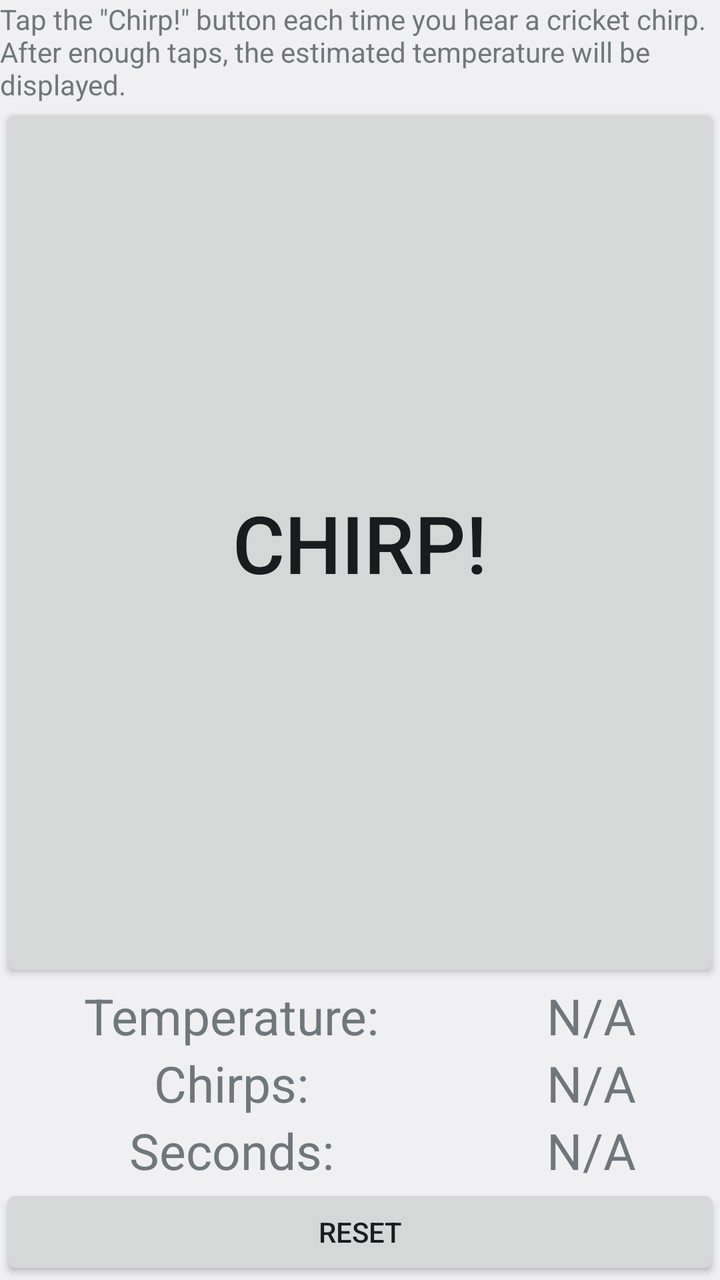
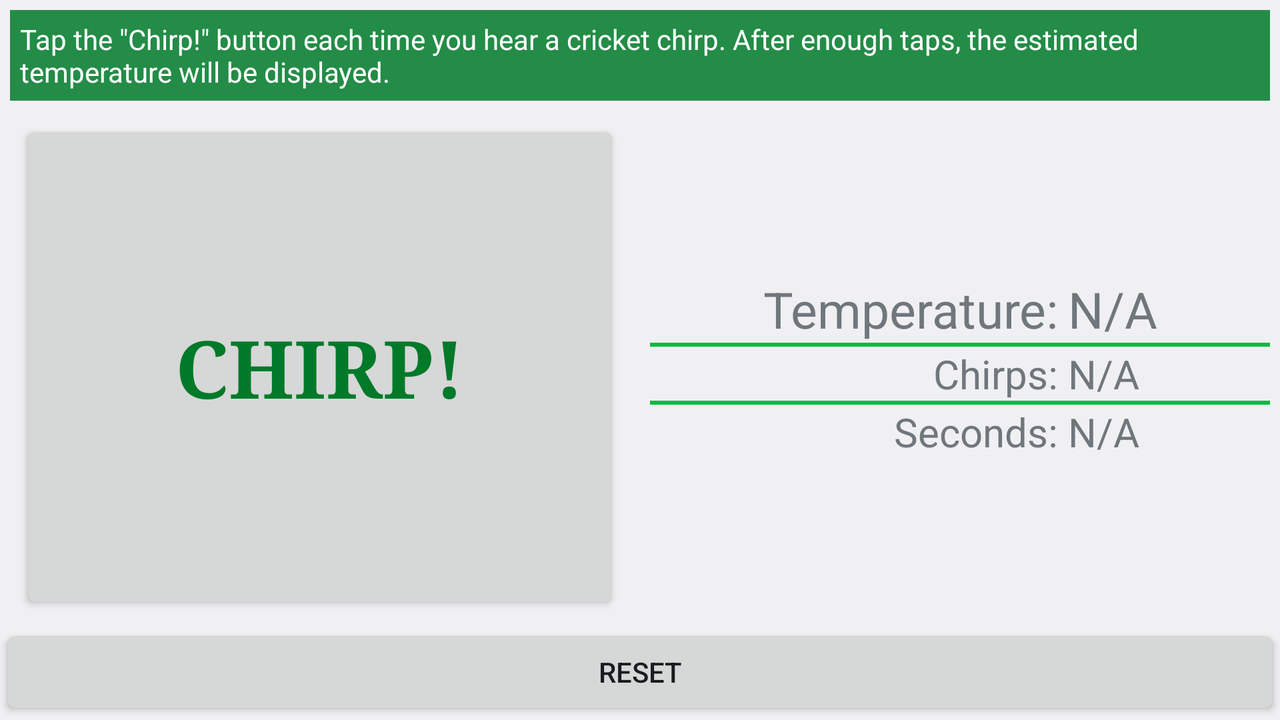

Compare how this app lays out the same screen by default and in its alternative resource folder. The renders come first, then the two layout files and the values they reference.
<!-- AndroidManifest.xml: application theme Theme.Lighttheme -->
<!-- res/layout/main.xml -->
<?xml version="1.0" encoding="utf-8"?>
<LinearLayout xmlns:android="http://schemas.android.com/apk/res/android"
    android:orientation="vertical"
    android:layout_width="fill_parent"
    android:layout_height="fill_parent"
    >
    
<TextView  
    android:layout_width="fill_parent" 
    android:layout_height="wrap_content" 
    android:text="@string/hello"
    android:layout_weight="0"
    />
<Button
	android:text="@string/chirpbutton"
	android:id="@+id/chirpbutton"
	android:layout_height="wrap_content"
	android:layout_width="fill_parent"
	android:layout_weight="1"
	android:textSize="40sp"
	/>

<TableLayout 
    android:layout_width="fill_parent"
    android:layout_height="wrap_content"
    android:shrinkColumns="1"
    android:layout_weight="0">
    <TableRow>
    <TextView  
		android:id="@+id/temperature"
    	android:layout_width="fill_parent" 
    	android:layout_height="fill_parent" 
    	android:text="@string/temperature"
    	android:layout_weight="1"
    	android:gravity="center"
    	android:textSize="25sp"
    	/>
	<TextView  
		android:id="@+id/temperaturereading"
    	android:layout_width="fill_parent" 
    	android:layout_height="fill_parent" 
    	android:text="@string/temperature_not_ready"
    	android:layout_weight="1"
    	android:gravity="center"
    	android:textSize="25sp"
    	/>
    </TableRow>
        <TableRow>
    <TextView  
		android:id="@+id/chirps"
    	android:layout_width="fill_parent" 
    	android:layout_height="fill_parent" 
    	android:text="@string/chirps"
    	android:layout_weight="1"
    	android:gravity="center"
    	android:textSize="25sp"
    	/>
	<TextView  
		android:id="@+id/chirpsreading"
    	android:layout_width="fill_parent" 
    	android:layout_height="fill_parent" 
    	android:text="@string/not_applicable"
    	android:layout_weight="1"
    	android:gravity="center"
    	android:textSize="25sp"
    	/>
    </TableRow>
    <TableRow>
    <TextView  
		android:id="@+id/seconds"
    	android:layout_width="fill_parent" 
    	android:layout_height="fill_parent" 
    	android:text="@string/seconds"
    	android:layout_weight="1"
    	android:gravity="center"
    	android:textSize="25sp"
    	/>
	<TextView  
		android:id="@+id/secondsreading"
    	android:layout_width="fill_parent" 
    	android:layout_height="fill_parent" 
    	android:text="@string/not_applicable"
    	android:layout_weight="1"
    	android:gravity="center"
    	android:textSize="25sp"
    	/>
    </TableRow>
</TableLayout>

<Button
	android:text="@string/resetbutton"
	android:id="@+id/resetbutton"
	android:layout_height="wrap_content"
	android:layout_width="fill_parent"
	android:layout_weight="0"
	/>

</LinearLayout>
<!-- resources referenced by this layout -->
<resources>
  <string name="chirpbutton">Chirp!</string>
  <string name="chirps">Chirps:</string>
  <string name="hello">Tap the \"Chirp!\" button each time you hear a cricket chirp. After enough taps, the estimated temperature will be displayed.</string>
  <string name="not_applicable">N/A</string>
  <string name="resetbutton">Reset</string>
  <string name="seconds">Seconds:</string>
  <string name="temperature">Temperature:</string>
  <string name="temperature_not_ready">N/A</string>
  <!-- from res/values-v14/ -->
  <style name="Theme.Lighttheme" parent="android:Theme.DeviceDefault.Light">
      </style>
</resources>
<!-- res/layout-land/main.xml (the repository's variant of the layout above) -->
<!-- drawn on the phone turned sideways -->
<?xml version="1.0" encoding="utf-8"?>
<LinearLayout xmlns:android="http://schemas.android.com/apk/res/android"
    android:orientation="vertical"
    android:layout_width="fill_parent"
    android:layout_height="fill_parent"
    >
<TextView  
    android:layout_width="fill_parent" 
    android:layout_height="wrap_content" 
    android:background="@color/darkmedgreen"
    android:textColor="@color/white"
    android:text="@string/hello"
    android:layout_weight="0"
    android:paddingLeft="5dp"
    android:paddingRight="5dp"
    android:paddingTop="5dp"
    android:paddingBottom="5dp"
    android:layout_marginLeft="5dp"
    android:layout_marginRight="5dp"
    android:layout_marginTop="5dp"
    android:layout_marginBottom="5dp"
    />

<LinearLayout
    android:orientation="horizontal"
    android:layout_width="fill_parent"
    android:layout_height="fill_parent"
    android:layout_weight="1"
    android:gravity="center"
    >
    
<Button
	android:text="@string/chirpbutton"
	android:id="@+id/chirpbutton"
	android:layout_height="fill_parent"
	android:layout_width="fill_parent"
	android:layout_weight="1"
	android:textSize="40sp"
	android:layout_marginLeft="10dp"
    android:layout_marginRight="10dp"
    android:layout_marginTop="5dp"
    android:layout_marginBottom="5dp"
    android:textStyle="bold"
    android:typeface="serif"
    android:textColor="@color/darkgreen"
	/>

<TableLayout 
    android:layout_width="fill_parent"
    android:layout_height="wrap_content"
    android:layout_marginLeft="5dp"
    android:layout_marginRight="5dp"
    android:shrinkColumns="1"
    android:layout_weight="1"
    android:gravity="center">
    <TableRow>
    <TextView  
		android:id="@+id/temperature"
    	android:layout_width="fill_parent" 
    	android:layout_height="fill_parent" 
    	android:text="@string/temperature"
    	android:layout_weight="1"
    	android:gravity="right"
    	android:textSize="25sp"
    	/>
	<TextView  
		android:id="@+id/temperaturereading"
    	android:layout_width="fill_parent" 
    	android:layout_height="fill_parent" 
    	android:text="@string/not_applicable"
    	android:layout_weight="1"
    	android:gravity="left"
    	android:textSize="25sp"
    	android:paddingLeft="5dp"
    	/>
    </TableRow>
    <View
        android:layout_height="2dip"
        android:background="@color/green"/>
    <TableRow>
    <TextView  
		android:id="@+id/chirps"
    	android:layout_width="fill_parent" 
    	android:layout_height="fill_parent" 
    	android:text="@string/chirps"
    	android:layout_weight="1"
    	android:gravity="right"
    	android:textSize="20sp"
    	/>
	<TextView  
		android:id="@+id/chirpsreading"
    	android:layout_width="fill_parent" 
    	android:layout_height="fill_parent" 
    	android:text="@string/temperature_not_ready"
    	android:layout_weight="1"
    	android:gravity="left"
    	android:textSize="20sp"
    	android:paddingLeft="5dp"
    	/>
    </TableRow>
    <View
        android:layout_height="2dip"
        android:background="@color/green"/>
    <TableRow>
    <TextView  
		android:id="@+id/seconds"
    	android:layout_width="fill_parent" 
    	android:layout_height="fill_parent" 
    	android:text="@string/seconds"
    	android:layout_weight="1"
    	android:gravity="right"
    	android:textSize="20sp"
    	/>
	<TextView  
		android:id="@+id/secondsreading"
    	android:layout_width="fill_parent" 
    	android:layout_height="fill_parent" 
    	android:text="@string/not_applicable"
    	android:layout_weight="1"
    	android:gravity="left"
    	android:textSize="20sp"
    	android:paddingLeft="5dp"
    	/>
    </TableRow>
</TableLayout>

</LinearLayout>

<Button
	android:text="@string/resetbutton"
	android:id="@+id/resetbutton"
	android:layout_height="wrap_content"
	android:layout_width="fill_parent"
	android:layout_weight="0"
	/>

</LinearLayout>
<!-- resources referenced by the variant -->
<!-- as the phone turned sideways resolves them -->
<resources>
  <color name="darkgreen">#007929</color>
  <color name="darkmedgreen">#238C47</color>
  <color name="green">#00BB3F</color>
  <color name="white">#FFFFFF</color>
  <string name="chirpbutton">Chirp!</string>
  <string name="chirps">Chirps:</string>
  <string name="hello">Tap the \"Chirp!\" button each time you hear a cricket chirp. After enough taps, the estimated temperature will be displayed.</string>
  <string name="not_applicable">N/A</string>
  <string name="resetbutton">Reset</string>
  <string name="seconds">Seconds:</string>
  <string name="temperature">Temperature:</string>
  <string name="temperature_not_ready">N/A</string>
  <!-- from res/values-v14/ -->
  <style name="Theme.Lighttheme" parent="android:Theme.DeviceDefault.Light">
      </style>
</resources>
